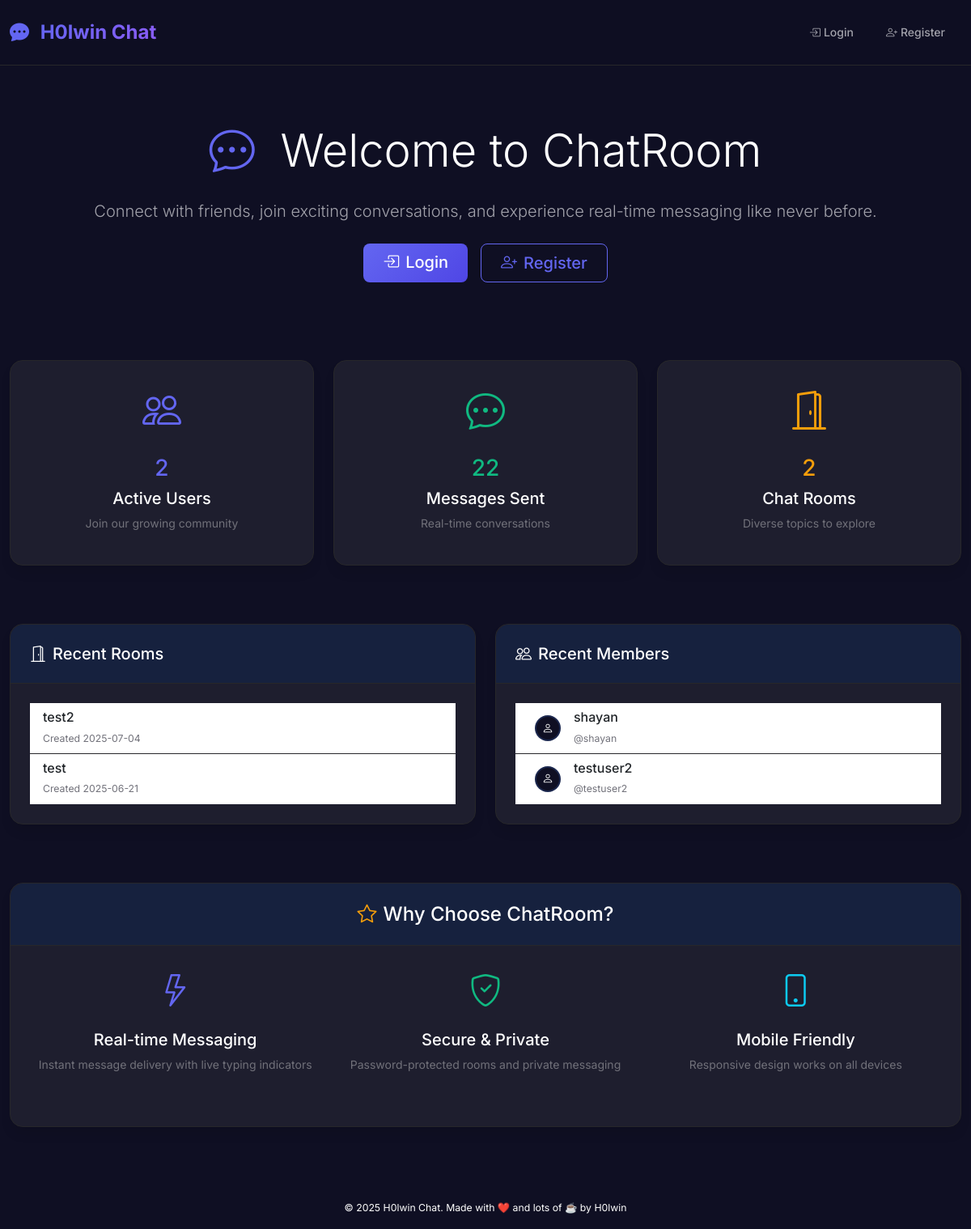
The page / on the database its author committed.
### tables this page shows
CREATE TABLE settings (
            key TEXT PRIMARY KEY,
            value TEXT
        );

CREATE TABLE rooms (
    id INTEGER PRIMARY KEY AUTOINCREMENT,
    name TEXT UNIQUE NOT NULL,
    slug TEXT UNIQUE NOT NULL,
    created_at TIMESTAMP DEFAULT CURRENT_TIMESTAMP
, password TEXT, hidden BOOLEAN DEFAULT 0);

CREATE TABLE "users" (
                    id INTEGER PRIMARY KEY AUTOINCREMENT,
                    username TEXT UNIQUE NOT NULL,
                    email TEXT UNIQUE NOT NULL,
                    hashed_password TEXT NOT NULL,
                    is_admin INTEGER DEFAULT 0,
                    created_at TIMESTAMP DEFAULT CURRENT_TIMESTAMP
                , display_name TEXT, bio TEXT, birth_date DATE, profile_image TEXT, last_seen TIMESTAMP);

### backend/app.py (the view)
@app.route('/')
def home():
    with get_db() as conn:
        cur = conn.cursor()
        cur.execute('SELECT COUNT(*) FROM users')
        user_count = cur.fetchone()[0]
        cur.execute('SELECT COUNT(*) FROM messages')
        message_count = cur.fetchone()[0]
        cur.execute('SELECT COUNT(*) FROM rooms')
        room_count = cur.fetchone()[0]
        cur.execute('SELECT name, slug, created_at FROM rooms ORDER BY created_at DESC LIMIT 6')
        recent_rooms = [dict(name=row[0], slug=row[1], created_at=row[2]) for row in cur.fetchall()]
        cur.execute('SELECT username, display_name, created_at FROM users ORDER BY created_at DESC LIMIT 6')
        recent_users = [dict(username=row[0], display_name=row[1] or row[0], created_at=row[2]) for row in cur.fetchall()]
    return render_template('home.html',
                         user_count=user_count,
                         message_count=message_count,
                         room_count=room_count,
                         recent_rooms=recent_rooms,
                         recent_users=recent_users)

### frontend/templates/home.html (shortened to what this page needs)
{% extends 'base.html' %}
{% block content %}
<div class="container-fluid">
    <div class="row mb-5">
        <div class="col-12">
            <div class="text-center py-5">
                <h1 class="display-4 mb-4">
                    <i class="bi bi-chat-dots text-primary me-3"></i>
                    Welcome to ChatRoom
                </h1>
                <p class="lead text-secondary mb-4">
                    Connect with friends, join exciting conversations, and experience real-time messaging like never before.
                </p>
                {% if not current_user.is_authenticated %}
                <div class="d-flex gap-3 justify-content-center">
                    <a href="/login" class="btn btn-primary btn-lg">
                        <i class="bi bi-box-arrow-in-right me-2"></i>Login
                    </a>
                    <a href="/register" class="btn btn-outline-primary btn-lg">
                        <i class="bi bi-person-plus me-2"></i>Register
                    </a>
                </div>
                {% endif %}
            </div>
        </div>
    </div>
    <div class="row mb-5">
        <div class="col-md-4 mb-4">
            <div class="card text-center h-100">
                <div class="card-body">
                    <div class="mb-3">
                        <i class="bi bi-people text-primary" style="font-size: 3rem;"></i>
                    </div>
                    <h3 class="text-primary mb-2">{{ user_count }}</h3>
                    <h5 class="card-title">Active Users</h5>
                    <p class="text-muted">Join our growing community</p>
                </div>
            </div>
        </div>
        <div class="col-md-4 mb-4">
            <div class="card text-center h-100">
                <div class="card-body">
                    <div class="mb-3">
                        <i class="bi bi-chat-dots text-success" style="font-size: 3rem;"></i>
                    </div>
                    <h3 class="text-success mb-2">{{ message_count }}</h3>
                    <h5 class="card-title">Messages Sent</h5>
                    <p class="text-muted">Real-time conversations</p>
                </div>
            </div>
        </div>
        <div class="col-md-4 mb-4">
            <div class="card text-center h-100">
                <div class="card-body">
                    <div class="mb-3">
                        <i class="bi bi-door-open text-warning" style="font-size: 3rem;"></i>
                    </div>
                    <h3 class="text-warning mb-2">{{ room_count }}</h3>
                    <h5 class="card-title">Chat Rooms</h5>
                    <p class="text-muted">Diverse topics to explore</p>
                </div>
            </div>
        </div>
    </div>
    <div class="row">
        <div class="col-md-6 mb-4">
            <div class="card h-100">
                <div class="card-header d-flex justify-content-between align-items-center">
                    <h5 class="mb-0">
                        <i class="bi bi-door-open me-2"></i>Recent Rooms
                    </h5>
                </div>
                <div class="card-body">
                    {% if recent_rooms %}
                    <div class="list-group list-group-flush">
                        {% for room in recent_rooms %}
                        <div class="list-group-item d-flex justify-content-between align-items-center">
                            <div>
                                <h6 class="mb-1">{{ room.name }}</h6>
                                <small class="text-muted">Created {{ room.created_at.split(' ')[0] }}</small>
                            </div>
                        </div>
                        {% endfor %}
                    </div>
                    {% else %}
                    <div class="text-center py-4">
                        <i class="bi bi-door-open text-muted mb-3" style="font-size: 2rem;"></i>
                        <p class="text-muted">No rooms available yet</p>
                    </div>
                    {% endif %}
                </div>
            </div>
        </div>
        <div class="col-md-6 mb-4">
            <div class="card h-100">
                <div class="card-header d-flex justify-content-between align-items-center">
                    <h5 class="mb-0">
                        <i class="bi bi-people me-2"></i>Recent Members
                    </h5>
                </div>
                <div class="card-body">
                    {% if recent_users %}
                    <div class="list-group list-group-flush">
                        {% for user in recent_users %}
                        <div class="list-group-item d-flex justify-content-between align-items-center">
                            <div class="d-flex align-items-center">
                                <div class="avatar-sm bg-primary rounded-circle d-flex align-items-center justify-content-center me-3">
                                    <i class="bi bi-person text-white"></i>
                                </div>
                                <div>
                                    <h6 class="mb-1">{{ user.display_name }}</h6>
                                    <small class="text-muted">@{{ user.username }}</small>
                                </div>
                            </div>
                        </div>
                        {% endfor %}
                    </div>
                    {% else %}
                    <div class="text-center py-4">
                        <i class="bi bi-people text-muted mb-3" style="font-size: 2rem;"></i>
                        <p class="text-muted">No users yet</p>
                    </div>
                    {% endif %}
                </div>
            </div>
        </div>
    </div>
    <div class="row mt-5">
        <div class="col-12">
            <div class="card">
                <div class="card-header text-center">
                    <h4 class="mb-0">
                        <i class="bi bi-star me-2 text-warning"></i>Why Choose ChatRoom?
                    </h4>
                </div>
                <div class="card-body">
                    <div class="row">
                        <div class="col-md-4 mb-4">
                            <div class="text-center">
                                <div class="mb-3">
                                    <i class="bi bi-lightning text-primary" style="font-size: 2.5rem;"></i>
                                </div>
                                <h5>Real-time Messaging</h5>
                                <p class="text-muted">Instant message delivery with live typing indicators</p>
                            </div>
                        </div>
                        <div class="col-md-4 mb-4">
                            <div class="text-center">
                                <div class="mb-3">
                                    <i class="bi bi-shield-check text-success" style="font-size: 2.5rem;"></i>
                                </div>
                                <h5>Secure & Private</h5>
                                <p class="text-muted">Password-protected rooms and private messaging</p>
                            </div>
                        </div>
                        <div class="col-md-4 mb-4">
                            <div class="text-center">
                                <div class="mb-3">
                                    <i class="bi bi-phone text-info" style="font-size: 2.5rem;"></i>
                                </div>
                                <h5>Mobile Friendly</h5>
                                <p class="text-muted">Responsive design works on all devices</p>
                            </div>
                        </div>
                    </div>
                </div>
            </div>
        </div>
    </div>
</div>
{% endblock %}

### frontend/templates/base.html (shortened to what this page needs)
<!DOCTYPE html>
<html lang="en">
<head>
    <link href="https://cdn.jsdelivr.net/npm/bootstrap@5.3.2/dist/css/bootstrap.min.css" rel="stylesheet">
    <link href="https://cdn.jsdelivr.net/npm/bootstrap-icons@1.11.3/font/bootstrap-icons.min.css" rel="stylesheet">
    <link href="/static/css/main.css" rel="stylesheet">
    <link href="/static/css/rtl-support.css" rel="stylesheet">
    <link href="/static/css/spacing.css" rel="stylesheet">
</head>
<body class="app-body">
    <nav class="navbar navbar-expand-lg navbar-dark app-navbar">
        <div class="container-fluid">
            <a class="navbar-brand" href="/">
                <i class="bi bi-chat-dots-fill me-2"></i>
                <span class="brand-text">{{ site_name }}</span>
            </a>
            <div class="collapse navbar-collapse" id="navbarNav">
                <ul class="navbar-nav ms-auto">
                    {% if current_user.is_authenticated %}
                        <li class="nav-item">
                            <a class="nav-link" href="/dashboard">
                                <i class="bi bi-house me-1"></i>Dashboard
                            </a>
                        </li>
                        <li class="nav-item">
                            <a class="nav-link" href="/chat">
                                <i class="bi bi-chat me-1"></i>Chat
                            </a>
                        </li>
                        <li class="nav-item">
                            <a class="nav-link" href="/pm">
                                <i class="bi bi-envelope me-1"></i>Messages
                            </a>
                        </li>
                        {% if current_user.is_admin %}
                        <li class="nav-item">
                            <a class="nav-link admin-link" href="/admin">
                                <i class="bi bi-shield me-1"></i>Admin
                            </a>
                        </li>
                        {% endif %}
                        <li class="nav-item dropdown">
                            <a class="nav-link dropdown-toggle" href="#" role="button" data-bs-toggle="dropdown">
                                <i class="bi bi-person-circle me-1"></i>{{ current_user.username }}
                            </a>
                            <ul class="dropdown-menu dropdown-menu-dark">
                                <li><a class="dropdown-item" href="/profile">
                                    <i class="bi bi-person me-2"></i>Profile
                                </a></li>
                                <li><hr class="dropdown-divider"></li>
                                <li><a class="dropdown-item" href="/logout">
                                    <i class="bi bi-box-arrow-right me-2"></i>Logout
                                </a></li>
                            </ul>
                        </li>
                    {% else %}
                        <li class="nav-item">
                            <a class="nav-link" href="/login">
                                <i class="bi bi-box-arrow-in-right me-1"></i>Login
                            </a>
                        </li>
                        <li class="nav-item">
                            <a class="nav-link" href="/register">
                                <i class="bi bi-person-plus me-1"></i>Register
                            </a>
                        </li>
                    {% endif %}
                </ul>
            </div>
        </div>
    </nav>
    <main class="app-main">
        {% block content %}{% endblock %}
    </main>
    <footer class="app-footer text-center py-3 mt-5">
        <small>
            © 2025 {{ site_name }}. Made with ❤️ and lots of ☕ by H0lwin
        </small>
    </footer>
    <div class="toast-container position-fixed bottom-0 end-0 p-3" style="z-index: 1100;">
    </div>
</body>
</html>

### rows shown on the page
settings: value "H0lwin Chat"
rooms: name "test2", created_at "2025-07-04"
rooms: name "test", created_at "2025-06-21"
users: display_name "shayan", username "shayan"
users: display_name "testuser2", username "testuser2"

### other values the page prints
{{ user_count }} "2"
{{ message_count }} "22"
{{ room_count }} "2"
